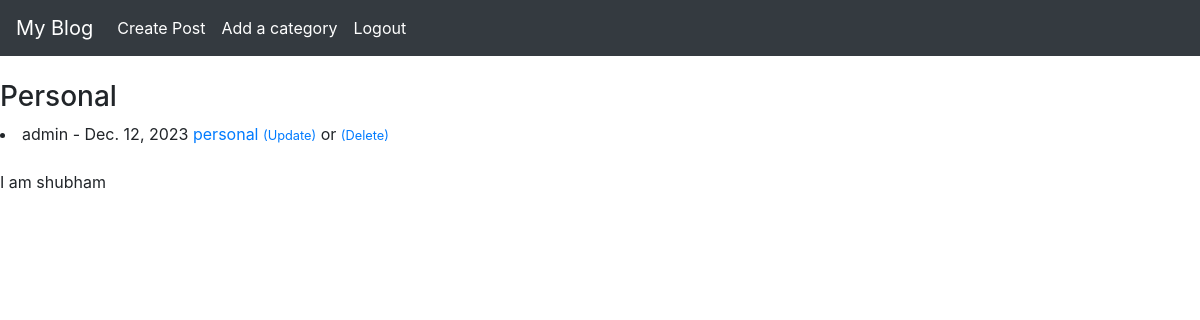
The page /category/personal (signed in) on the database its author committed.
### blog/models.py (models this page shows, shortened)
class Post(models.Model):
    title = models.CharField(max_length=255)
    title_tag = models.CharField(max_length=255, default='My Blog')
    author = models.ForeignKey(to=User, on_delete=models.CASCADE)
    body = models.TextField()
    post_date = models.DateField(auto_now_add=True)
    category = models.CharField(max_length=70)

### blog/views.py (the view)
# urls.py: path('category/<str:cats>', views.CategoryPageView, name='category_page')
def CategoryPageView(request, cats):
    category_details = Post.objects.filter(category=cats.replace('-',' '))
    return render(request, 'category_page.html', {'category':cats.title().replace('-',' '), 'category_details':category_details})

### blog/templates/category_page.html (shortened to what this page needs)
{% extends 'base.html' %}
{% block content %}
    {% if category_details %}
        {% for post in category_details %}
        <h3>{{ category }}</h3>
            <li>
                {{post.author}} - {{post.post_date}} <a href="{% url 'article_detail' post.pk %}">{{post.title}} </a>
                {% if user.is_authenticated %}
                    <small><a href="{% url 'update_post' post.pk %}">(Update)</a></small>&nbsp;or
                    <small><a href="{% url 'delete_post' post.pk %}">(Delete)</a></small>  <br>
                {% endif %}
                <br>
                {{post.body|slice:":200"}} <br>
            </li>
        {% endfor %}
    {% else %}
            <h3>Sorry this page does not exist</h3>
    {% endif %}
{% endblock %}

### rows shown on the page
Post: category "Personal", author "admin", post_date "Dec. 12, 2023", title "personal", body "I am shubham"
